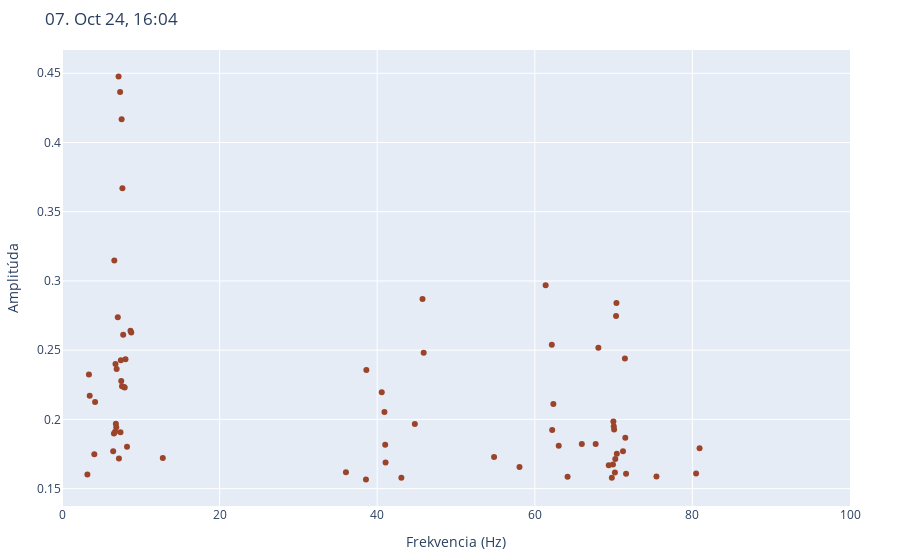

Notebook code for this chart:
### Code cell
row = 489
local_time = datetime.fromisoformat(df.iloc[row]["time"]).astimezone(
    pytz.timezone('Europe/Bratislava'))
print(local_time.strftime('%d. %b %y, %H:%M'))

row_data = df.iloc[row][list(range(6))]

weighted_sum = sum(d['a'] * d['f'] for d in row_data)
sum_of_weights = sum(d['a'] for d in row_data)

weighted_mean = weighted_sum / sum_of_weights

print(f"I: \t{weighted_mean:.2f} Hz")

row_data = df.iloc[row][list(range(6, 30))]

weighted_sum = sum(d['a'] * d['f'] for d in row_data)
sum_of_weights = sum(d['a'] for d in row_data)

weighted_mean = weighted_sum / sum_of_weights

print(f"II: \t{weighted_mean:.2f} Hz")

plot_spectrum(df, row=row, color='#9b442a',
              column_range=(0, 70), local_time=local_time)

### Figure 1 — Plotly figure (JSON) as saved in the notebook; plotly's stock layout.template omitted (floating-point values rounded to 4 significant figures)
{"data": [{"marker": {"color": "#9b442a"}, "mode": "markers", "type": "scatter", "x": [3.223, 3.418, 3.516, 4.102, 4.199, 6.494, 6.592, 6.641, 6.738, 6.787, 6.836, 6.885, 6.934, 7.08, 7.178, 7.227, 7.373, 7.422, 7.471, 7.52, 7.568, 7.617, 7.666, 7.764, 7.861, 7.959, 8.057, 8.252, 8.691, 8.789, 12.79, 36.04, 38.57, 38.62, 40.58, 40.92, 41.02, 41.06, 43.07, 44.78, 45.75, 45.9, 54.83, 58.06, 61.38, 62.16, 62.21, 62.35, 63.04, 64.16, 65.97, 67.72, 68.07, 69.38, 69.78, 69.92, 69.97, 70.02, 70.07, 70.17, 70.21, 70.31, 70.36, 70.41, 71.19, 71.44, 71.48, 71.58, 75.44, 80.47, 80.91], "y": [0.1601, 0.2324, 0.217, 0.1748, 0.2126, 0.1769, 0.1898, 0.3148, 0.1911, 0.2399, 0.1969, 0.1944, 0.2364, 0.2737, 0.4476, 0.1717, 0.4365, 0.1907, 0.2428, 0.2278, 0.4169, 0.2238, 0.367, 0.2612, 0.2234, 0.223, 0.2434, 0.1803, 0.264, 0.2628, 0.1721, 0.1618, 0.1566, 0.2357, 0.2197, 0.2053, 0.1816, 0.1688, 0.1579, 0.1967, 0.287, 0.2481, 0.1729, 0.1656, 0.2969, 0.254, 0.1922, 0.2111, 0.1809, 0.1586, 0.1821, 0.1823, 0.2518, 0.1669, 0.1579, 0.1673, 0.1985, 0.195, 0.1927, 0.1616, 0.1714, 0.2748, 0.284, 0.1752, 0.177, 0.244, 0.1867, 0.1607, 0.1588, 0.161, 0.1791]}], "layout": {"margin": {"b": 50, "l": 60, "r": 50, "t": 50}, "showlegend": false, "title": {"text": "07. Oct 24, 16:04"}, "xaxis": {"range": [0, 100], "title": {"text": "Frekvencia (Hz)"}}, "yaxis": {"title": {"text": "Amplitúda"}}}}
